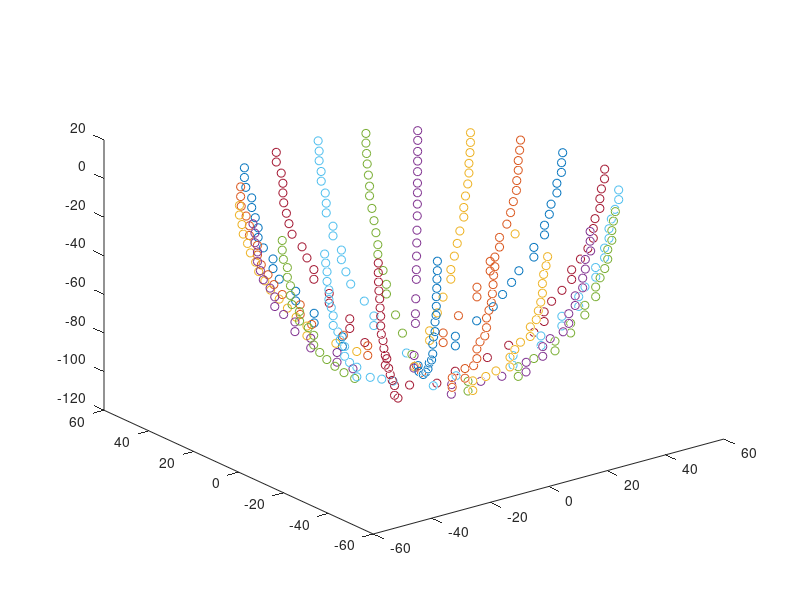

Write the MATLAB code that produced this figure. (Note: this script raises an error after producing the figure.)
clc 
clear all 
close all 

load surfacePoint.mat ;
% Plot raw data
figure; hold on
for spline_ind = 1:size(surfacePoint,3)
    scatter3(surfacePoint(:,1,spline_ind),surfacePoint(:,2,spline_ind),surfacePoint(:,3,spline_ind))
    view(3)
    drawnow
    
end
%%
% Find minimum 
min_z = min(surfacePoint(:,3,:),[],'all'); 
% find index 
[row_ind, spline_ind] = find(surfacePoint(:,3,:) == min_z);
% Find min Z point 
min_point = surfacePoint(row_ind, : , spline_ind);

% add min point to all splines
for spline_ind = 1:size(surfacePoint,3)
    first_nan = find(isnan (surfacePoint(:,1,spline_ind)),1, 'first');
    surfacePoint(first_nan,:,spline_ind) = min_point;
end

%% Spline interpolation 
% number of equidistant points to use while interpolating. 
n_int_points = 8;

% step size for sampling from splines 
delta_z = 0.5; 
% Sampling in Z dimension 
num_points = round(abs(min_z/delta_z));
z_uniform = linspace(0,min_z,num_points);

points_uniform = zeros(num_points, 3, size(surfacePoint,3));

for spline_ind = 1:size(surfacePoint,3)
    % Choose interpolation points 
    first_nan = find(isnan (surfacePoint(:,1,spline_ind)),1, 'first');
    index_list = round(linspace(1,first_nan-1, n_int_points));

    % Interpolate 
    points_z = surfacePoint(index_list,3,spline_ind);
    points_x = surfacePoint(index_list,1,spline_ind);
    points_y = surfacePoint(index_list,2,spline_ind);
    ppx = spline (points_z,points_x);
    ppy= spline (points_z,points_y);


    % Create Points 
    points_uniform(:,1,spline_ind) = ppval(ppx,z_uniform );
    points_uniform(:,2,spline_ind) = ppval(ppy,z_uniform );
    points_uniform(:,3,spline_ind) = z_uniform;

end
%% Plot results
figure; hold on; 
for i = 1: size(points_uniform, 3)
    plot3(points_uniform(:,1,i),points_uniform(:,2,i),points_uniform(:,3,i),'blue')
    scatter3(points_uniform(:,1,i),points_uniform(:,2,i),points_uniform(:,3,i),'red','*')
    scatter3(surfacePoint(:,1,i),surfacePoint(:,2,i),surfacePoint(:,3,i),'black', 'filled')    
end
legend( 'Splines interpolated', 'Unifrom sample', 'Sampled points')

%%
figure; hold on
for spline_ind = 1:size(surfacePoint,3)
    scatter3(surfacePoint(:,1,spline_ind),surfacePoint(:,2,spline_ind),surfacePoint(:,3,spline_ind))
    view(3)
    drawnow
    
end

%% Clean files from nan Run once to get files in current folder 
% for i = 1:size(surfacePoint,3)
%     FileName=[num2str(i),'points.csv'];
%     %csvwrite(FileName,surfacePoint(:,:,i))
%     data = readtable(FileName);
%     data = table2array(data);
%     B = isnan(data);
%     data(B(:,1),:)= [];
%     csvwrite(FileName,surfacePoint(:,:,i))  
% end
%%
boundary_height = 100;
z_step_size = 0.5;
num_z_step = (boundary_height)/(z_step_size); % number of steps
zz =  linspace(-z_step_size,-boundary_height, num_z_step);

ppoints = zeros(length(zz),3,21);

figure;hold on;
for i = 1:size(surfacePoint,3)
    FileName=[num2str(i),'points.csv'];
    %csvwrite(FileName,surfacePoint(:,:,i))
    data = readtable(FileName);
    data = table2array(data);
    B = isnan(data);
    data(B(:,1),:)= [];
    scatter3(data(:,1),data(:,2),data(:,3))
    ppx = spline_ind (data(:,3),data(:,1));
    ppy= spline_ind (data(:,3),data(:,2));

    ppoints(:,1,i) = ppval(ppx,zz);
    ppoints(:,2,i) = ppval(ppy,zz);
    ppoints(:,3,i) = zz;

end



%%
    figure;hold on;
for i = 1:size(ppoints,3)
    
    scatter3(ppoints(:,1,i),ppoints(:,2,i),ppoints(:,3,i))
    
end

%%
figure;hold on;
for i = 1:size(surfacePoint,3)
    scatter3(points(:,1,i),points(:,2,i),points(:,3,i))
    view(3)
    drawnow
end


